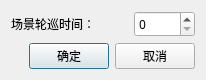
<?xml version="1.0" encoding="UTF-8"?>
<ui version="4.0">
 <class>BCScreenTimeDlg</class>
 <widget class="QDialog" name="BCScreenTimeDlg">
  <property name="geometry">
   <rect>
    <x>0</x>
    <y>0</y>
    <width>206</width>
    <height>76</height>
   </rect>
  </property>
  <property name="windowTitle">
   <string>设置</string>
  </property>
  <layout class="QVBoxLayout" name="verticalLayout">
   <item>
    <layout class="QHBoxLayout" name="horizontalLayout">
     <item>
      <widget class="QLabel" name="label">
       <property name="font">
        <font>
         <family>微软雅黑</family>
         <weight>50</weight>
         <bold>false</bold>
        </font>
       </property>
       <property name="text">
        <string>场景轮巡时间：</string>
       </property>
      </widget>
     </item>
     <item>
      <spacer name="horizontalSpacer_2">
       <property name="font">
        <font>
         <family>微软雅黑</family>
         <weight>50</weight>
         <bold>false</bold>
        </font>
       </property>
       <property name="orientation">
        <enum>Qt::Horizontal</enum>
       </property>
       <property name="sizeHint" stdset="0">
        <size>
         <width>40</width>
         <height>20</height>
        </size>
       </property>
      </spacer>
     </item>
     <item>
      <widget class="QSpinBox" name="spinBox">
       <property name="font">
        <font>
         <family>微软雅黑</family>
         <weight>50</weight>
         <bold>false</bold>
        </font>
       </property>
       <property name="maximum">
        <number>65535</number>
       </property>
      </widget>
     </item>
    </layout>
   </item>
   <item>
    <layout class="QHBoxLayout" name="horizontalLayout_2">
     <item>
      <spacer name="horizontalSpacer">
       <property name="font">
        <font>
         <family>微软雅黑</family>
         <weight>50</weight>
         <bold>false</bold>
        </font>
       </property>
       <property name="orientation">
        <enum>Qt::Horizontal</enum>
       </property>
       <property name="sizeHint" stdset="0">
        <size>
         <width>40</width>
         <height>20</height>
        </size>
       </property>
      </spacer>
     </item>
     <item>
      <widget class="QPushButton" name="pushButton_ok">
       <property name="font">
        <font>
         <family>微软雅黑</family>
         <weight>50</weight>
         <bold>false</bold>
        </font>
       </property>
       <property name="text">
        <string>确定</string>
       </property>
      </widget>
     </item>
     <item>
      <widget class="QPushButton" name="pushButton_cannel">
       <property name="font">
        <font>
         <family>微软雅黑</family>
         <weight>50</weight>
         <bold>false</bold>
        </font>
       </property>
       <property name="text">
        <string>取消</string>
       </property>
      </widget>
     </item>
    </layout>
   </item>
  </layout>
 </widget>
 <resources/>
 <connections/>
</ui>
